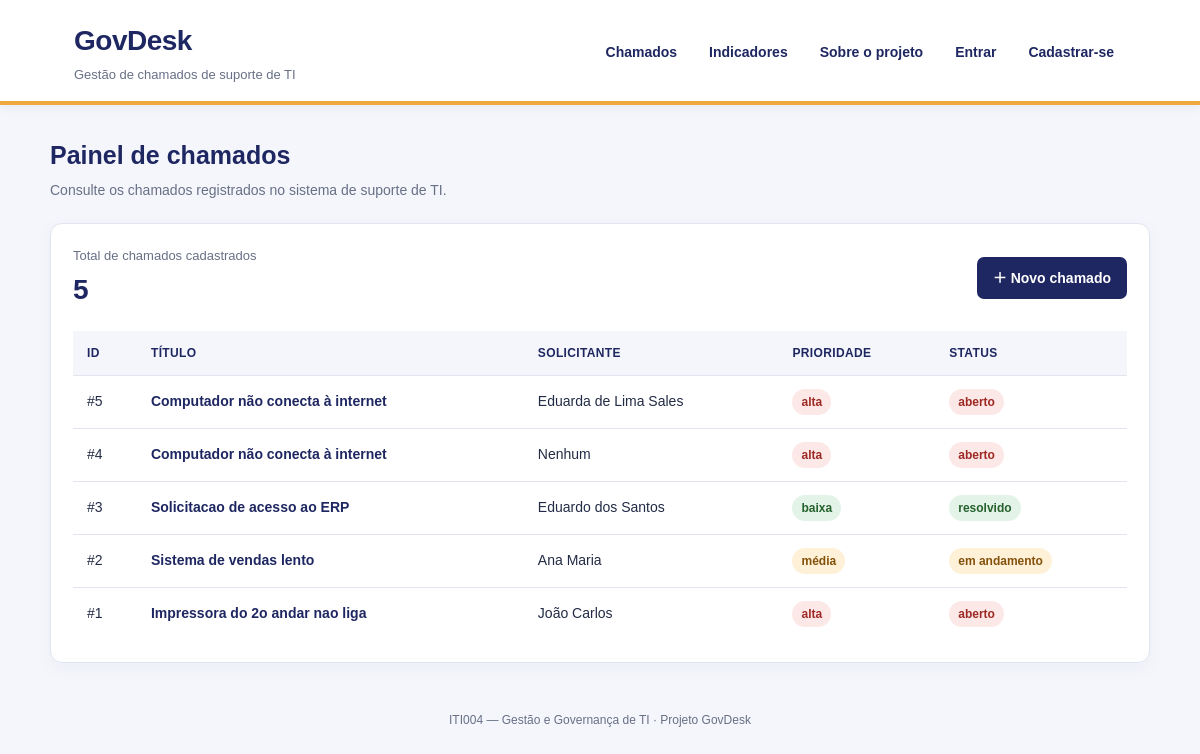
Before: / with the older database file.
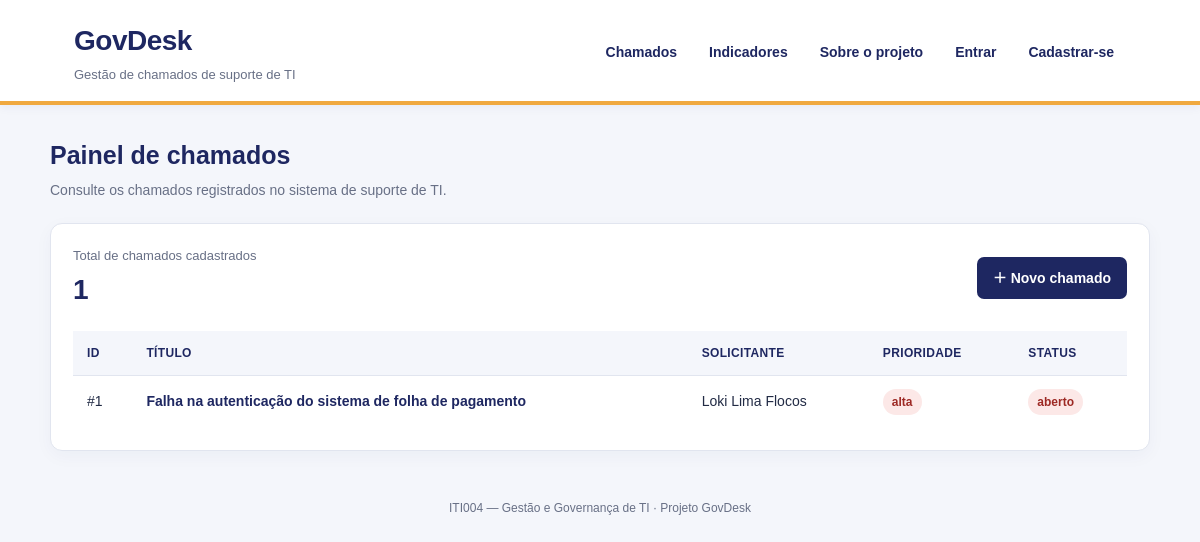
After: the same page with the newer database file.
### tables this page shows
CREATE TABLE CHAMADO (
                id_chamado INTEGER PRIMARY KEY AUTOINCREMENT,
                titulo TEXT NOT NULL,
                descricao TEXT,
                id_solicitante INTEGER NOT NULL,
                prioridade TEXT NOT NULL,
                status TEXT NOT NULL,
                FOREIGN KEY (id_solicitante)
                    REFERENCES SOLICITANTE(id_solicitante)
            );

CREATE TABLE SOLICITANTE (
                id_solicitante INTEGER PRIMARY KEY AUTOINCREMENT,
                nm_solicitante TEXT NOT NULL,
                senha TEXT NOT NULL,
                email TEXT,
                telefone TEXT
            );

### app.py (the view)
@app.route("/")
def index():
    chamados = getChamados()
    return render_template(
        "index.html",
        chamados=chamados,
        total=len(chamados)
    )

### app.py (called while the page is built)
def conectar_banco():
    conn = sqlite3.connect(DATABASE)
    conn.row_factory = sqlite3.Row
    conn.execute("PRAGMA foreign_keys = ON")
    return conn

def getChamados():
    with conectar_banco() as conn:
        linhas = conn.execute("""
            SELECT
                c.id_chamado AS id,
                c.titulo AS titulo,
                s.nm_solicitante AS solicitante,
                c.prioridade AS prioridade,
                c.status AS status
            FROM CHAMADO AS c
            INNER JOIN SOLICITANTE AS s
                ON c.id_solicitante = s.id_solicitante
            ORDER BY c.id_chamado DESC
        """).fetchall()
    return [dict(linha) for linha in linhas]

### templates/index.html
{% extends "base.html" %}
{% block content %}
  <section class="page-heading">
    <div>
      <h2>Painel de chamados</h2>
      <p class="page-description">
        Consulte os chamados registrados no sistema de suporte de TI.
      </p>
    </div>
  </section>
  <section class="card">
    <div class="summary">
      <div>
        <p class="summary-label">Total de chamados cadastrados</p>
        <p class="summary-number">{{ total }}</p>
      </div>
      <a class="button" href="/novo">＋ Novo chamado</a>
    </div>
    <div class="table-wrap">
      <table>
        <thead>
          <tr>
            <th>ID</th>
            <th>Título</th>
            <th>Solicitante</th>
            <th>Prioridade</th>
            <th>Status</th>
          </tr>
        </thead>
        <tbody>
          {% for c in chamados %}
          <tr>
            <td>#{{ c.id }}</td>
            <td>
              <a href="{{ url_for('detalhe_chamado', id_chamado=c.id) }}" style="color: var(--azul); font-weight: 700; text-decoration: none;">
                {{ c.titulo }}
              </a>
            </td>
            <td>{{ c.solicitante }}</td>
            <td>
              <span class="priority {{ c.prioridade }}">
                {{ c.prioridade }}
              </span>
            </td>
            <td>
              <span class="status {{ c.status | replace(' ', '-') }}">
                {{ c.status }}
              </span>
            </td>
          </tr>
          {% else %}
          <tr>
            <td colspan="5">
              Nenhum chamado cadastrado até o momento.
            </td>
          </tr>
          {% endfor %}
        </tbody>
      </table>
    </div>
  </section>
{% endblock %}

### templates/base.html (shortened to what this page needs)
<!doctype html>
<html lang="pt-br">
<head>
</head>
<body>
  <header class="site-header">
    <div class="header-inner">
      <div class="brand">
        <h1>GovDesk</h1>
        <p>Gestão de chamados de suporte de TI</p>
      </div>
      <nav>
        <a href="{{ url_for('index') }}">Chamados</a>
        <a href="{{ url_for('indicadores') }}">Indicadores</a>
        <a href="{{ url_for('sobre') }}">Sobre o projeto</a>
        {% if session.get('id_solicitante') %}
          <span class="usuario-logado">
            Olá, {{ session.get('nome_solicitante') }}!
          </span>
          <a href="{{ url_for('logout') }}">Sair</a>
        {% else %}
          <a href="{{ url_for('login') }}">Entrar</a>
          <a href="{{ url_for('cadastro') }}">Cadastrar-se</a>
        {% endif %}
      </nav>
    </div>
  </header>
  <main class="container">
    {% block content %}{% endblock %}
    <footer class="footer">
      ITI004 — Gestão e Governança de TI · Projeto GovDesk
    </footer>
  </main>
</body>
</html>

### templates/base.html (style rules this page uses)
:root { --azul: #1E2761; --azul-hover: #151c4b; --amarelo: #F0A93F; --fundo: #F4F6FB; --branco: #FFFFFF; --texto: #222B45; --texto-suave: #687086; --borda: #E1E5EF; }
* { box-sizing: border-box; }
body { margin: 0; background: var(--fundo); color: var(--texto); font-family: Arial, Helvetica, sans-serif; line-height: 1.5; }
.site-header { background: var(--branco); border-bottom: 4px solid var(--amarelo); box-shadow: 0 2px 10px rgba(30, 39, 97, 0.06); }
.header-inner { max-width: 1100px; margin: 0 auto; padding: 20px 24px 16px; display: flex; align-items: center; justify-content: space-between; gap: 24px; flex-wrap: wrap; }
.brand h1 { margin: 0; color: var(--azul); font-size: 28px; letter-spacing: -0.5px; }
.brand p { margin: 3px 0 0; color: var(--texto-suave); font-size: 13px; }
nav { display: flex; align-items: center; gap: 8px; flex-wrap: wrap; }
nav a { color: var(--azul); text-decoration: none; font-size: 14px; font-weight: 700; padding: 9px 12px; border-radius: 7px; }
.container { width: min(1100px, calc(100% - 32px)); margin: 32px auto; }
.page-heading { display: flex; align-items: flex-start; justify-content: space-between; gap: 18px; flex-wrap: wrap; margin-bottom: 22px; }
h2 { margin: 0 0 6px; color: var(--azul); font-size: 25px; }
.page-description { margin: 0; color: var(--texto-suave); font-size: 14px; }
.card { background: var(--branco); border: 1px solid var(--borda); border-radius: 12px; padding: 22px; box-shadow: 0 5px 18px rgba(30, 39, 97, 0.04); }
.summary { display: flex; align-items: center; justify-content: space-between; gap: 16px; flex-wrap: wrap; margin-bottom: 20px; }
.summary-label { margin: 0 0 3px; color: var(--texto-suave); font-size: 13px; }
.summary-number { margin: 0; color: var(--azul); font-size: 28px; font-weight: 700; }
.button { display: inline-flex; justify-content: center; align-items: center; gap: 7px; min-height: 42px; padding: 10px 16px; border: 0; border-radius: 7px; background: var(--azul); color: var(--branco); text-decoration: none; font-size: 14px; font-weight: 700; cursor: pointer; transition: background 0.15s ease; }
.table-wrap { width: 100%; overflow-x: auto; }
table { width: 100%; border-collapse: collapse; min-width: 620px; }
th, td { text-align: left; padding: 13px 14px; border-bottom: 1px solid var(--borda); vertical-align: middle; font-size: 14px; }
th { background: #F4F6FB; color: var(--azul); font-size: 12px; text-transform: uppercase; letter-spacing: 0.35px; }
tbody tr:last-child td { border-bottom: 0; }
.status, .priority { display: inline-block; padding: 4px 9px; border-radius: 20px; font-size: 12px; font-weight: 700; white-space: nowrap; }
.status { background: #E8ECF8; color: var(--azul); }
.status.aberto { background: #FCE8E7; color: #9D2924; }
.priority { background: #EEF0F5; color: #424B61; }
.priority.alta { background: #FCE8E7; color: #9D2924; }
.footer { margin-top: 30px; padding: 18px 0 26px; color: var(--texto-suave); text-align: center; font-size: 12px; }

Changed rows visible on the page:
removed CHAMADO: id "5", titulo "Computador não conecta à internet", solicitante "Eduarda de Lima Sales", prioridade "alta", status "aberto"
removed CHAMADO: id "4", titulo "Computador não conecta à internet", solicitante "Nenhum", prioridade "alta", status "aberto"
removed CHAMADO: id "3", titulo "Solicitacao de acesso ao ERP", solicitante "Eduardo dos Santos", prioridade "baixa", status "resolvido"
removed CHAMADO: id "2", titulo "Sistema de vendas lento", solicitante "Ana Maria", prioridade "média", status "em andamento"
changed CHAMADO "alta": titulo "Impressora do 2o andar nao liga" → "Falha na autenticação do sistema de folha de pagamento"; solicitante "João Carlos" → "Loki Lima Flocos"
Other visible differences:
{{ total }}: "5" → "1"
